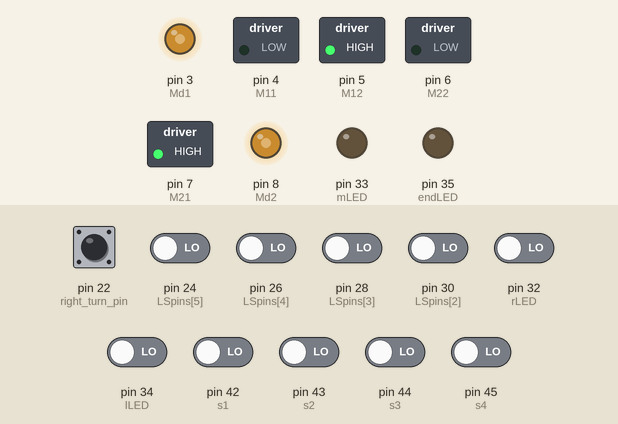
The sketch below on a simulated Arduino Mega 2560, built with avr-gcc and run on an emulated ATmega2560. Shown: switched loads named in the sketch (green lamp = pin HIGH), output pins drawn as LEDs (lit = HIGH). Inputs (shaded band) come from the test bench; at power-on: pin 22 (right_turn_pin) HIGH, pin 24 (LSpins[5]), pin 26 (LSpins[4]), pin 28 (LSpins[3]), pin 30 (LSpins[2]), pin 32 (rLED), pin 34 (lLED), pin 42 (s1), pin 43 (s2), pin 44 (s3), pin 45 (s4) LOW.

Above: at 2.7 s.
2.8 s: pin 28 (LSpins[3]) driven HIGH
At 3.8 s:
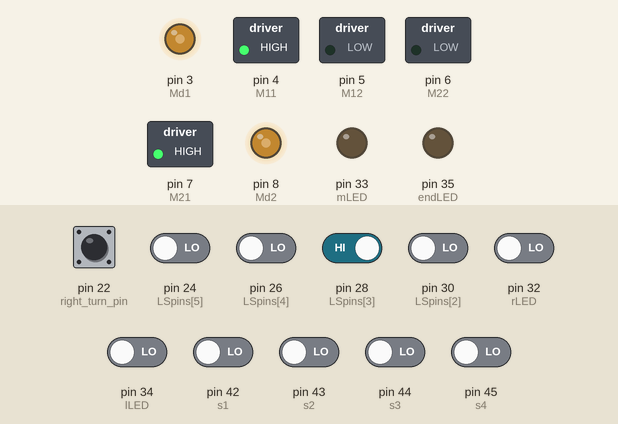
4.3 s: pin 28 (LSpins[3]) driven LOW
At 5.1 s:
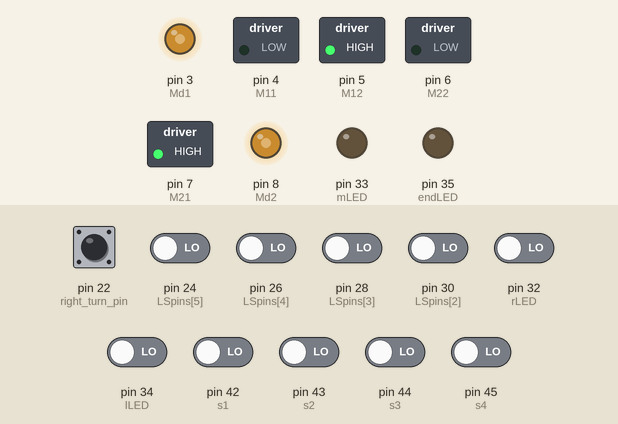
5.8 s: pin 30 (LSpins[2]) driven HIGH
At 6.1 s:
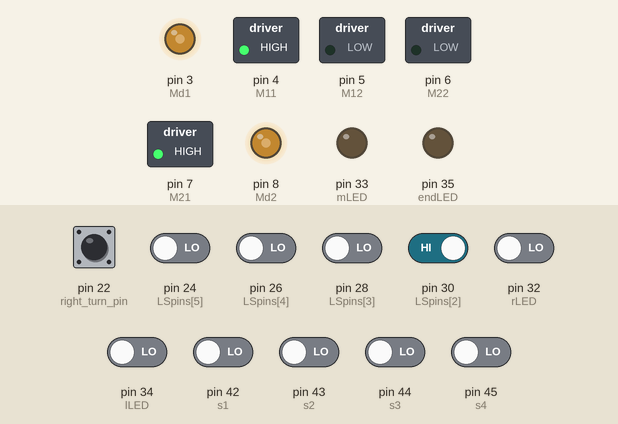
7.3 s: pin 30 (LSpins[2]) driven LOW
At 8.5 s:
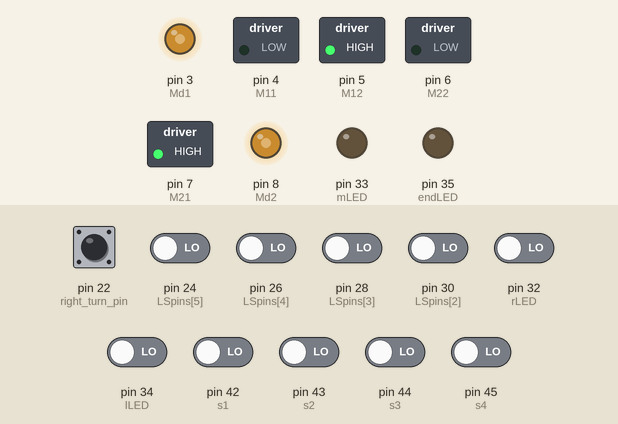
8.8 s: pin 28 (LSpins[3]) driven HIGH
At 9.6 s:
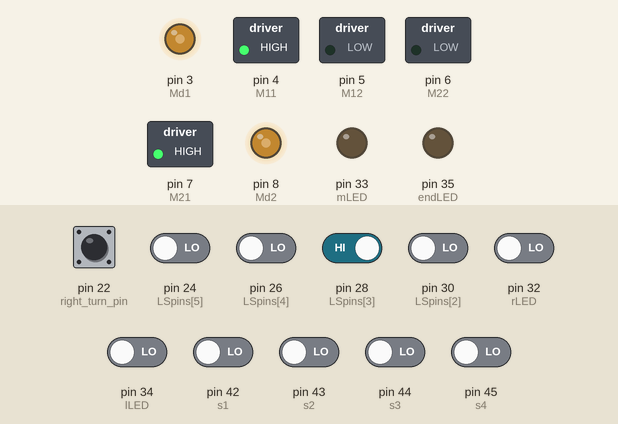
Timing chart, 0 to 11.3 s (numbered marks = the images above; inputs shaded):
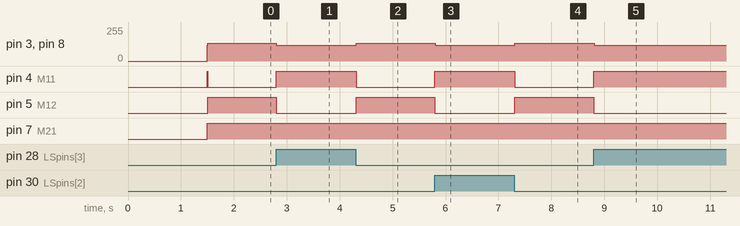

The sketch:

pidv2.ino
```cpp
//Author : Zabir Al Nazi

//Core Master P(ID)
//Format of PID function :-> PID(setPoint,curPoint) -> motor_drive()

//Before Competition -> Tuning
#define M_S 135 //max PID speed max possible 255
#define KP 95
#define KD 120
#define SFS 120 //SMALL FORWARD SPEED
#define TS 135 // Turn speed
//Switch :

#define ON 1
#define OFF 0

//Mood :

#define COMP_MOOD ON

#define BLACK_ON_WHITE OFF

//Sensors

#define NUM_SENSORS 6 // number of sensors used

//right ->motor 1
//left -> motor 2
#define Md1 3  // Enable Pin for motor 1 , Motor driver  right motor
#define Md2 8 // Enable Pin for motor 2 , Motor driver left motor
//M1 Left L2 Right
#define M11 4  // Control pin 1 for motor 1
#define M12 5 // Control pin 2 for motor 1
#define M21 7  // Control pin 1 for motor 2
#define M22 6  // Control pin 2 for motor 2

#define rLED 32
#define mLED 33
#define lLED 34
#define endLED 35

#define s1 42
#define s2 43
#define s3 44
#define s4 45

#define SONAR_MODE OFF
int LSpins[] = {34, 32, 30, 28, 26, 24}; //left to right

#define left_turn_pin 36
#define right_turn_pin 22


int max_speed;

//end point condition

bool isEndPoint;

bool isStart;

bool fullWhiteSurface;

double Light_S_input;

double L_S_setPoint;

double PID_output;
int right_speed;
int left_speed;


double proportional;      // Replace set_point by your set point
double integral;
double derivative;
double last_proportional;

double Kp_Light_S;
double Kd;
double Ki;

unsigned int sensorValues[NUM_SENSORS];

void setup()
{
  delay(500);
  Serial.begin(9600); // set the data rate in bits per second for serial data transmission
  delay(1000);


  pinMode(Md1, OUTPUT);
  pinMode(Md2, OUTPUT);

  pinMode(M11, OUTPUT);
  pinMode(M12, OUTPUT);
  pinMode(M21, OUTPUT);
  pinMode(M22, OUTPUT);

  //LED DEBUGGING
  pinMode(rLED, OUTPUT);
  pinMode(mLED, OUTPUT);
  pinMode(lLED, OUTPUT);
  pinMode(endLED, OUTPUT);

  for (int i = 0; i < NUM_SENSORS; i++)
    pinMode(LSpins[i], INPUT);

  //END POINT
  pinMode(s1, INPUT);
  pinMode(s2, INPUT);
  pinMode(s3, INPUT);
  pinMode(s4, INPUT);


  integral = 0;
  L_S_setPoint = 3.5 ; //-100 0 100


  if (COMP_MOOD == ON)
  {
    max_speed = M_S;
  }
  else
  {
    max_speed  = 140;
  }

  isStart = true;

  Kp_Light_S = KP; //130NOT    160

  Kd = KD;
  Ki = 0.000;
}

bool endFunction()
{
  int sum_sensor = digitalRead(s1) + digitalRead(s2) + digitalRead(s3) + digitalRead(s4);
  if (sum_sensor >= 3)
    return true;
  return false;
}
void startMotion()
{
  digitalWrite(endLED, LOW);
  digitalWrite(rLED, LOW);
  digitalWrite(mLED, LOW);
  digitalWrite(lLED, HIGH);
  delay(800);
  digitalWrite(endLED, LOW);
  digitalWrite(rLED, LOW);
  digitalWrite(mLED, HIGH);
  digitalWrite(lLED, LOW);
  delay(800);
  digitalWrite(endLED, LOW);
  digitalWrite(rLED, HIGH);
  digitalWrite(mLED, LOW);
  digitalWrite(lLED, LOW);
  delay(800);
}
void L_sensors_read()
{
  Light_S_input = 0 ;

  fullWhiteSurface = false ;

  double tt = 0.00 ;
  double temp = 0 ;
  //Serial.print(digitalRead(36));
  //Serial.print(' ');
  for (int i = 0; i < NUM_SENSORS; i++)
  {
    sensorValues[i] = digitalRead(LSpins[i]);
    //Serial.print(sensorValues[i]);
    //Serial.print(" ");
  }

  if (BLACK_ON_WHITE)
  {

    for (int i = 0; i < NUM_SENSORS; i++)
    {
      sensorValues[i] = !sensorValues[i];
      //  Serial.print(sensorValues[i]);
      // Serial.print(" ");
    }

  }
  //Serial.print(digitalRead(22));
  //Serial.print(' ');
  //Serial.println();


  for (int i = 0; i <= 5; i++)
  {

    temp += (sensorValues[i]) * (i + 1) * 100.0;

    tt += (sensorValues[i]) * 100.0;

    //Conditions for end point


  }
  if (tt > 0.01) {
    Light_S_input = temp / tt;
  }
  else
  {
    fullWhiteSurface = true;
    Light_S_input = L_S_setPoint;
  }


  //Serial.println(Light_S_input);

  //delay(50);


}


void calc_turn()   //Restricting the PID_output between max_speed.
{
  if (PID_output < -max_speed)
  {
    PID_output = -max_speed;
  }
  else if (PID_output > max_speed)
  {
    PID_output = max_speed;
  }

  if (PID_output > 0)   //Too much left need to go right
  {
    right_speed = max_speed - PID_output ;
    left_speed = max_speed ;
  }
  else
  {
    //Need to go left
    right_speed = max_speed;
    left_speed = max_speed + PID_output;


  }

  //Serial.print("Right : ");Serial.print(right_speed);
  //Serial.print(" Left : ");Serial.println(left_speed);
  //delay(200);

}

void master_PID(double setPoint, double curPoint, double Kp)
{

  proportional  = curPoint - setPoint;
  integral += proportional;
  derivative = proportional - last_proportional;
  last_proportional = proportional;

  PID_output = (double)(proportional * Kp + integral * Ki + derivative * Kd);
  // Serial.print("Error  pid output : ");
  // Serial.println(PID_output);

}


///////////-------------------------------------------------------------------------------------------------------------

///////////-------------------------------------------------------------------------------------------------------------

void motor_drive(int right_speed, int left_speed )
{
  // Drive motors according to the calculated values for a turn


  digitalWrite(M11, HIGH);
  digitalWrite(M12, LOW);

  digitalWrite(M21, HIGH);
  digitalWrite(M22, LOW);

  analogWrite(Md1, right_speed);
  analogWrite(Md2, left_speed);

  delay(4);


  /*
    Serial.print("Right : ");
    Serial.println(right_speed);
    Serial.print("Left : ");
    Serial.println(left_speed);

    delay(500);           // Optional
  */
}
void right_forward() //not used, just for testing
{
  //digitalWrite(M11, HIGH);
  // digitalWrite(M12, LOW);

  digitalWrite(M11, HIGH);
  digitalWrite(M12, LOW);

  //analogWrite(Md1, 20);


  analogWrite(Md1, 0);
  delay(1000);
  analogWrite(Md1, 255);
  delay(1000);


  analogWrite(Md1, 100);
  delay(1000);

  analogWrite(Md1, 200);
  delay(1000);


  digitalWrite(M21, HIGH);
  digitalWrite(M22, LOW);

  //analogWrite(Md1, 20);


  analogWrite(Md2, 0);
  delay(1000);
  analogWrite(Md2, 255);
  delay(1000);


  analogWrite(Md2, 100);
  delay(1000);

  analogWrite(Md2, 200);
  delay(1000);

}
bool left_on()
{
  if (BLACK_ON_WHITE && !digitalRead(left_turn_pin))

    return 1;

  if (!BLACK_ON_WHITE && digitalRead(left_turn_pin))
  {
    return 1;
  }
  return 0;
}
bool right_on()
{
  if (BLACK_ON_WHITE && !digitalRead(right_turn_pin))
  {
    return 1;
  }
  if (!BLACK_ON_WHITE && digitalRead(right_turn_pin))
  {
    return 1;
  }
  return 0;
}
void small_forward() //risky because of using delay
{
  digitalWrite(M11, HIGH);
  digitalWrite(M12, LOW);
  digitalWrite(M21, HIGH);
  digitalWrite(M22, LOW);
  analogWrite(Md1, SFS);
  analogWrite(Md2, SFS);
  delay(8);

}
void turn_left()
{

  //  while (true) {
  //    L_sensors_read();
  //    if (!sensorValues[0])
  //      break;
  //    small_forward();
  //  }
  while (true)
  {
    L_sensors_read();

    if (fullWhiteSurface)
      break;
    small_forward();
    delay(5);
  }

  while (true)
  {
    L_sensors_read();
    if (!BLACK_ON_WHITE)
      if (sensorValues[3] || sensorValues[2])
        return;
    if (BLACK_ON_WHITE)
      if (!sensorValues[3] || !sensorValues[2])
        return;
    digitalWrite(M11, HIGH);
    digitalWrite(M12, LOW);

    digitalWrite(M21, LOW);
    digitalWrite(M22, HIGH);

    analogWrite(Md1, TS);
    analogWrite(Md2, TS);

    delay(5);
  }
}
void turn_right()
{
  //  while (true) {
  //    L_sensors_read();
  //    if (!sensorValues[5])
  //      break;
  //    small_forward();
  //  }
  while (true)
  {
    L_sensors_read();

    if (fullWhiteSurface)
      break;
    small_forward();
    delay(4);
  }

  while (true)
  {
    L_sensors_read();
    if (!BLACK_ON_WHITE)
      if (sensorValues[2] || sensorValues[3])
        return;
    if (BLACK_ON_WHITE)
      if (!sensorValues[2] || !sensorValues[3])
        return;
    digitalWrite(M11, LOW);
    digitalWrite(M12, HIGH);

    digitalWrite(M21, HIGH);
    digitalWrite(M22, LOW);

    analogWrite(Md1, TS);
    analogWrite(Md2, TS);

    delay(4);
  }
}
void loop()
{
    if (isStart)
    {
      // startMotion();
      isStart = false;
    }

    // read raw sensor values

    L_sensors_read();
    if (right_on() )//&& !left_on())
    {
      small_forward();

      L_sensors_read();
      if (right_on() )//&& !left_on())
      {
        //        digitalWrite(endLED, LOW);
        //        digitalWrite(rLED, HIGH);
        //        digitalWrite(mLED, LOW);
        //        digitalWrite(lLED, LOW);
        turn_right();

      }
    }

    else if (left_on()) //&& !right_on())
    {
      small_forward();

      L_sensors_read();
      if (left_on())// && !right_on())
      {
        //        digitalWrite(endLED, LOW);
        //        digitalWrite(rLED, LOW);
        //        digitalWrite(mLED, LOW);
        //        digitalWrite(lLED, HIGH);
        turn_left();
      }
    }

    if (endFunction() && false)
    {
      digitalWrite(endLED, HIGH);
      digitalWrite(rLED, LOW);
      digitalWrite(mLED, LOW);
      digitalWrite(lLED, LOW);

      motor_drive(5, 5);
      delay(1000);

    }
    //  digitalWrite(endLED, LOW);
    //  digitalWrite(rLED, LOW);
    //  digitalWrite(mLED, HIGH);
    //  digitalWrite(lLED, LOW);

    L_sensors_read();
    master_PID( L_S_setPoint , Light_S_input , Kp_Light_S );
    calc_turn();
    motor_drive(right_speed, left_speed);
    // Serial.print(left_speed);
    // Serial.print(' ');
    //Serial.println(right_speed);

}
```

Measured:
- after the input at 2.8 s, pin 3 (Md1), pin 8 (Md2): 135/255 → 120/255 at once; pin 4 (M11): LOW → HIGH at once; pin 5 (M12): HIGH → LOW at once
- after the input at 4.3 s, pin 3 (Md1), pin 8 (Md2): 120/255 → 135/255 at once; pin 4 (M11): HIGH → LOW at once; pin 5 (M12): LOW → HIGH at once
- after the input at 5.8 s, pin 3 (Md1), pin 8 (Md2): 135/255 → 120/255 at once; pin 4 (M11): LOW → HIGH at once; pin 5 (M12): HIGH → LOW at once
- after the input at 7.3 s, pin 3 (Md1), pin 8 (Md2): 120/255 → 135/255 at once; pin 4 (M11): HIGH → LOW at once; pin 5 (M12): LOW → HIGH at once
- after the input at 8.8 s, pin 3 (Md1), pin 8 (Md2): 135/255 → 120/255 at once; pin 4 (M11): LOW → HIGH at once; pin 5 (M12): HIGH → LOW at once
